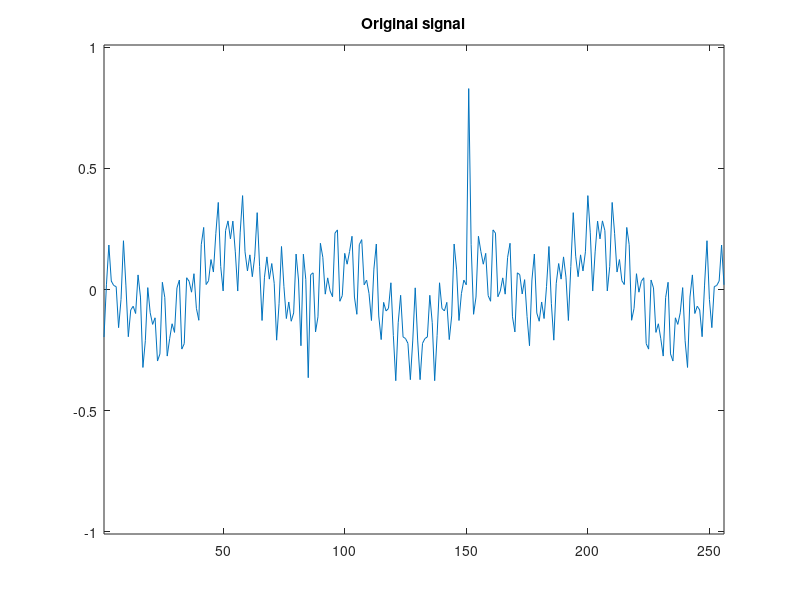
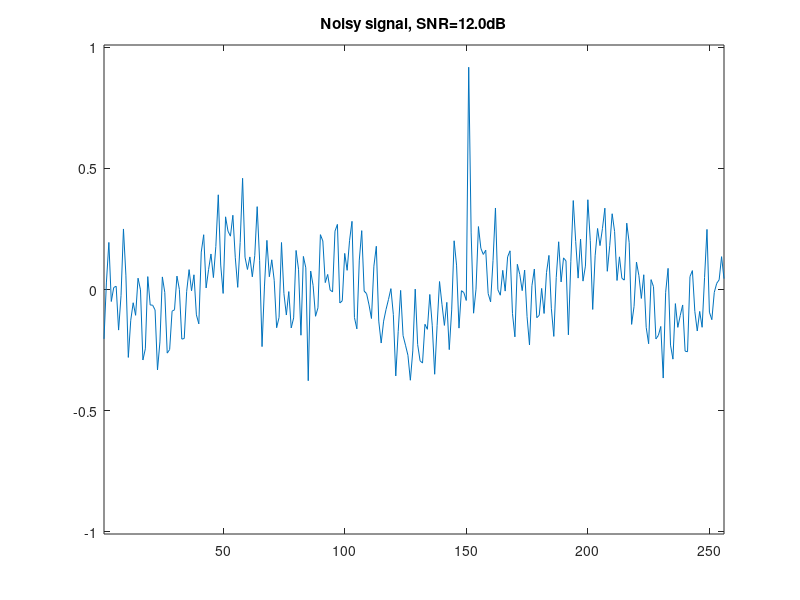

The MATLAB source for these figures, in order: (Note: this script raises an error after producing the figures.)
function ompdemo
%OMPDEMO Demonstration of the OMP toolbox.
%  OMPDEMO generates a random sparse mixture of cosines and spikes, adds
%  noise, and applies OMP to recover the original signal.
%
%  To run the demo, type OMPDEMO from the Matlab prompt.
%
%  See also OMPSPEEDTEST.


%  Ron Rubinstein
%  Computer Science Department
%  Technion, Haifa 32000 Israel
%  ronrubin@cs
%
%  April 2009


disp(' ');
disp('  **********  OMP Demo  **********');
disp(' ');
disp('  This demo generates a random mixture of cosines and spikes, adds noise,');
disp('  and uses OMP to recover the mixture and the original signal. The graphs');
disp('  show the original, noisy and recovered signal with the corresponding SNR');
disp('  values. The true and recovered coefficients are shown in the bar graphs.');
disp(' ');


% generate DCT-spike dictionary %

n = 256;

D = zeros(n);
D(:,1) = 1/sqrt(n);
for i = 2:n
  v = cos((0:n-1)*pi*(i-1)/n)';
  v = v-mean(v);
  D(:,i) = v/norm(v);
end

D = [D eye(n)];


% generate random sparse mixture of cosines and spikes %

g = sparse(2*n,1);

% sinusoid coefs are random within +/-[0.5,1.5]
lowfreq = 20;
p = randperm(lowfreq);
g(p(1:2)) = (rand(2,1)+0.5).*randsig(2,1);           % two random low frequencies
p = randperm(n-lowfreq);
g(lowfreq+p(1:2)) = (rand(2,1)+0.5).*randsig(2,1);   % two random high frequencies

% spike coefs are random within +/-[0.25,0.75]
p = randperm(n);
g(p(1:3)+n) = (rand(3,1)/2+0.25).*randsig(3,1);      % three random spikes

x = D*g;


% add gaussian noise %

r = randn(size(x));
r = r/norm(r)*norm(x)/4;
y = x + r;

size(D)
size(y)
% perform omp %
%D' * y
%gamma = omp(D'*y, D'*D, nnz(g));
%err = x-D*gamma


% show results %

v=[1 n -max(abs([x;y]))*1.1 max(abs([x;y]))*1.1];
figure; plot(x); axis(v); title('Original signal');
figure; plot(y); axis(v); title(sprintf('Noisy signal, SNR=%.1fdB', 10*log10((x'*x)/(r'*r))));
figure; plot(D*gamma); axis(v); title(sprintf('Reconstructed signal, SNR=%.1fdB', 10*log10((x'*x)/(err'*err))));

v = [1 2*n -max(abs([g;gamma]))*1.1 max(abs([g;gamma]))*1.1];
figure; bar(full(g)); axis(v); title('True signal decomposition');
figure; bar(full(gamma)); axis(v); title('Decomposition recovered by OMP');

return;


% random matrix with +/-1
function y = randsig(varargin)
y = round(rand(varargin{:}))*2 - 1;
return;
